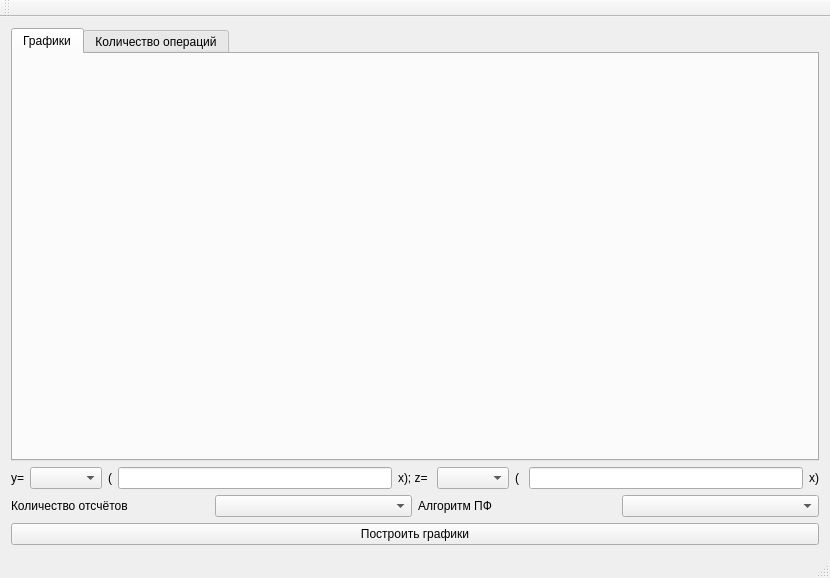
<?xml version="1.0" encoding="UTF-8"?>
<ui version="4.0">
 <class>MainWindow</class>
 <widget class="QMainWindow" name="MainWindow">
  <property name="geometry">
   <rect>
    <x>0</x>
    <y>0</y>
    <width>830</width>
    <height>578</height>
   </rect>
  </property>
  <property name="windowTitle">
   <string>MainWindow</string>
  </property>
  <widget class="QWidget" name="centralWidget">
   <layout class="QVBoxLayout" name="verticalLayout_5">
    <item>
     <widget class="QTabWidget" name="tabWidget">
      <property name="currentIndex">
       <number>0</number>
      </property>
      <widget class="QWidget" name="tab">
       <attribute name="title">
        <string>Графики</string>
       </attribute>
       <layout class="QVBoxLayout" name="verticalLayout">
        <item>
         <layout class="QHBoxLayout" name="horizontalLayout">
          <item>
           <widget class="QCustomPlot" name="customPlot" native="true"/>
          </item>
          <item>
           <widget class="QCustomPlot" name="customPlot_2" native="true"/>
          </item>
         </layout>
        </item>
        <item>
         <layout class="QHBoxLayout" name="horizontalLayout_2">
          <item>
           <widget class="QCustomPlot" name="customPlot_3" native="true"/>
          </item>
         </layout>
        </item>
       </layout>
       <zorder></zorder>
       <zorder></zorder>
      </widget>
      <widget class="QWidget" name="tab_2">
       <attribute name="title">
        <string>Количество операций</string>
       </attribute>
       <layout class="QVBoxLayout" name="verticalLayout_2">
        <item>
         <widget class="QTableWidget" name="tableWidget"/>
        </item>
       </layout>
      </widget>
     </widget>
    </item>
    <item>
     <layout class="QHBoxLayout" name="horizontalLayout_3">
      <item>
       <widget class="QLabel" name="label">
        <property name="text">
         <string>y=</string>
        </property>
       </widget>
      </item>
      <item>
       <widget class="QComboBox" name="comboBox_3"/>
      </item>
      <item>
       <widget class="QLabel" name="label_6">
        <property name="text">
         <string>(</string>
        </property>
       </widget>
      </item>
      <item>
       <widget class="QLineEdit" name="lineEdit"/>
      </item>
      <item>
       <widget class="QLabel" name="label_2">
        <property name="text">
         <string>x); z= </string>
        </property>
       </widget>
      </item>
      <item>
       <widget class="QComboBox" name="comboBox_4"/>
      </item>
      <item>
       <widget class="QLabel" name="label_7">
        <property name="text">
         <string>( </string>
        </property>
       </widget>
      </item>
      <item>
       <widget class="QLineEdit" name="lineEdit_2"/>
      </item>
      <item>
       <widget class="QLabel" name="label_3">
        <property name="text">
         <string>x)</string>
        </property>
       </widget>
      </item>
     </layout>
    </item>
    <item>
     <layout class="QHBoxLayout" name="horizontalLayout_4">
      <item>
       <widget class="QLabel" name="label_4">
        <property name="text">
         <string>Количество отсчётов</string>
        </property>
       </widget>
      </item>
      <item>
       <widget class="QComboBox" name="comboBox"/>
      </item>
      <item>
       <widget class="QLabel" name="label_5">
        <property name="text">
         <string>Алгоритм ПФ</string>
        </property>
       </widget>
      </item>
      <item>
       <widget class="QComboBox" name="comboBox_2"/>
      </item>
     </layout>
    </item>
    <item>
     <layout class="QHBoxLayout" name="horizontalLayout_5">
      <item>
       <widget class="QPushButton" name="pushButton">
        <property name="text">
         <string>Построить графики</string>
        </property>
       </widget>
      </item>
     </layout>
    </item>
   </layout>
  </widget>
  <widget class="QMenuBar" name="menuBar">
   <property name="geometry">
    <rect>
     <x>0</x>
     <y>0</y>
     <width>830</width>
     <height>19</height>
    </rect>
   </property>
  </widget>
  <widget class="QToolBar" name="mainToolBar">
   <attribute name="toolBarArea">
    <enum>TopToolBarArea</enum>
   </attribute>
   <attribute name="toolBarBreak">
    <bool>false</bool>
   </attribute>
  </widget>
  <widget class="QStatusBar" name="statusBar"/>
  <action name="createPlotsEvent">
   <property name="text">
    <string>createPlotsEvent</string>
   </property>
  </action>
 </widget>
 <layoutdefault spacing="6" margin="11"/>
 <customwidgets>
  <customwidget>
   <class>QCustomPlot</class>
   <extends>QWidget</extends>
   <header location="global">qcustomplot.h</header>
   <container>1</container>
  </customwidget>
 </customwidgets>
 <resources/>
 <connections>
  <connection>
   <sender>pushButton</sender>
   <signal>clicked()</signal>
   <receiver>createPlotsEvent</receiver>
   <slot>trigger()</slot>
   <hints>
    <hint type="sourcelabel">
     <x>414</x>
     <y>499</y>
    </hint>
    <hint type="destinationlabel">
     <x>-1</x>
     <y>-1</y>
    </hint>
   </hints>
  </connection>
 </connections>
</ui>
